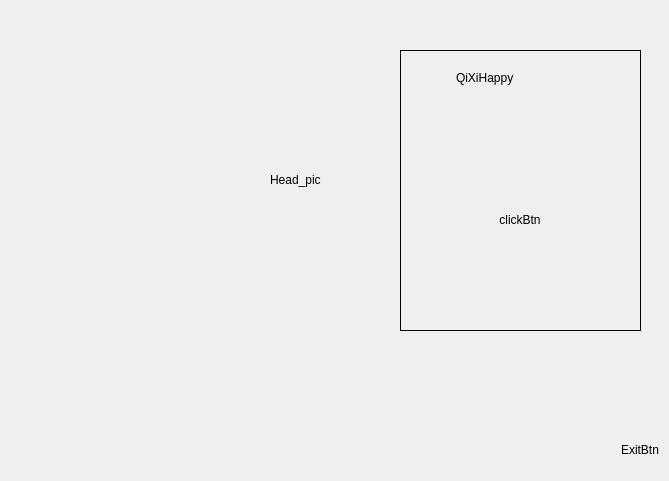
<?xml version="1.0" encoding="UTF-8"?>
<ui version="4.0">
 <class>mainWidget</class>
 <widget class="QWidget" name="mainWidget">
  <property name="geometry">
   <rect>
    <x>0</x>
    <y>0</y>
    <width>669</width>
    <height>481</height>
   </rect>
  </property>
  <property name="minimumSize">
   <size>
    <width>669</width>
    <height>481</height>
   </size>
  </property>
  <property name="maximumSize">
   <size>
    <width>669</width>
    <height>481</height>
   </size>
  </property>
  <property name="windowTitle">
   <string>MyLove</string>
  </property>
  <property name="windowIcon">
   <iconset resource="resource.qrc">
    <normaloff>:/image/Love.ICO</normaloff>:/image/Love.ICO</iconset>
  </property>
  <widget class="QFrame" name="frame">
   <property name="geometry">
    <rect>
     <x>400</x>
     <y>50</y>
     <width>241</width>
     <height>281</height>
    </rect>
   </property>
   <property name="frameShape">
    <enum>QFrame::Panel</enum>
   </property>
   <property name="frameShadow">
    <enum>QFrame::Plain</enum>
   </property>
   <widget class="QWidget" name="layoutWidget">
    <property name="geometry">
     <rect>
      <x>-3</x>
      <y>-2</y>
      <width>251</width>
      <height>51</height>
     </rect>
    </property>
    <layout class="QHBoxLayout" name="horizontalLayout">
     <item>
      <spacer name="horizontalSpacer">
       <property name="orientation">
        <enum>Qt::Horizontal</enum>
       </property>
       <property name="sizeHint" stdset="0">
        <size>
         <width>40</width>
         <height>20</height>
        </size>
       </property>
      </spacer>
     </item>
     <item>
      <widget class="QLabel" name="QiXiHappylabel">
       <property name="minimumSize">
        <size>
         <width>134</width>
         <height>37</height>
        </size>
       </property>
       <property name="maximumSize">
        <size>
         <width>134</width>
         <height>37</height>
        </size>
       </property>
       <property name="text">
        <string>QiXiHappy</string>
       </property>
      </widget>
     </item>
     <item>
      <spacer name="horizontalSpacer_2">
       <property name="orientation">
        <enum>Qt::Horizontal</enum>
       </property>
       <property name="sizeHint" stdset="0">
        <size>
         <width>40</width>
         <height>20</height>
        </size>
       </property>
      </spacer>
     </item>
    </layout>
   </widget>
   <widget class="QToolButton" name="clickBtn">
    <property name="geometry">
     <rect>
      <x>20</x>
      <y>70</y>
      <width>200</width>
      <height>200</height>
     </rect>
    </property>
    <property name="minimumSize">
     <size>
      <width>200</width>
      <height>200</height>
     </size>
    </property>
    <property name="maximumSize">
     <size>
      <width>200</width>
      <height>200</height>
     </size>
    </property>
    <property name="text">
     <string>clickBtn</string>
    </property>
    <property name="icon">
     <iconset resource="resource.qrc">
      <normaloff>:/image/clickBtn.png</normaloff>:/image/clickBtn.png</iconset>
    </property>
    <property name="iconSize">
     <size>
      <width>200</width>
      <height>200</height>
     </size>
    </property>
    <property name="autoRaise">
     <bool>true</bool>
    </property>
   </widget>
  </widget>
  <widget class="QToolButton" name="ExitBtn">
   <property name="geometry">
    <rect>
     <x>620</x>
     <y>430</y>
     <width>40</width>
     <height>40</height>
    </rect>
   </property>
   <property name="minimumSize">
    <size>
     <width>40</width>
     <height>40</height>
    </size>
   </property>
   <property name="maximumSize">
    <size>
     <width>40</width>
     <height>40</height>
    </size>
   </property>
   <property name="text">
    <string>ExitBtn</string>
   </property>
   <property name="icon">
    <iconset resource="resource.qrc">
     <normaloff>:/image/ExitBtn.png</normaloff>:/image/ExitBtn.png</iconset>
   </property>
   <property name="iconSize">
    <size>
     <width>40</width>
     <height>40</height>
    </size>
   </property>
   <property name="shortcut">
    <string>Esc</string>
   </property>
   <property name="autoRaise">
    <bool>true</bool>
   </property>
  </widget>
  <widget class="QLabel" name="HeadLabel">
   <property name="geometry">
    <rect>
     <x>270</x>
     <y>130</y>
     <width>100</width>
     <height>100</height>
    </rect>
   </property>
   <property name="minimumSize">
    <size>
     <width>100</width>
     <height>100</height>
    </size>
   </property>
   <property name="maximumSize">
    <size>
     <width>100</width>
     <height>100</height>
    </size>
   </property>
   <property name="text">
    <string>Head_pic</string>
   </property>
  </widget>
  <action name="actionShow">
   <property name="icon">
    <iconset resource="resource.qrc">
     <normaloff>:/image/OpenAction.png</normaloff>:/image/OpenAction.png</iconset>
   </property>
   <property name="text">
    <string>打开程序</string>
   </property>
  </action>
  <action name="actionExit">
   <property name="icon">
    <iconset resource="resource.qrc">
     <normaloff>:/image/CloseAction.png</normaloff>:/image/CloseAction.png</iconset>
   </property>
   <property name="text">
    <string>关闭程序</string>
   </property>
  </action>
 </widget>
 <layoutdefault spacing="6" margin="11"/>
 <resources>
  <include location="resource.qrc"/>
 </resources>
 <connections/>
</ui>
